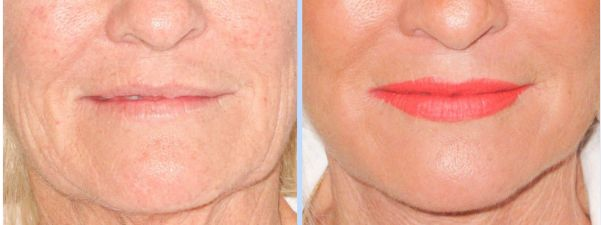
#> input picture oneplacewellness-site/data/case-marionette-1.jpg, 601 x 225 px, given in place of desktop-top.png, which was not available
$ python boards.py ../../oneplacewellness-site/data/case-marionette-1.jpg ../src/img/clouds.webp
#> lines starting #> are read from the running program, lines starting #| are printed output that depends on the picture; pictures that were not available may be replaced by others from this repository, and a replacement may not be noted
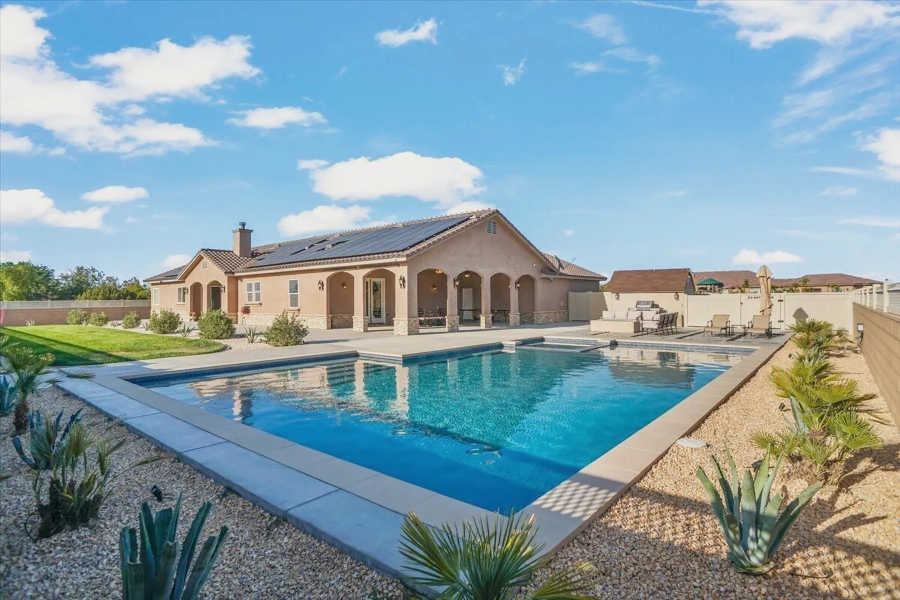
#> input picture pool-remodeling-site/src/img/clouds.webp, 1800 x 1200 px, given in place of fin-00-top.png, which was not available (shown at 1/2 size)
"""Planches avant / après pour la présentation (captures du site actuel et de la nouvelle version).

Les polices sont celles du site (Funnel Display et Funnel Sans), converties en TTF statiques pour Pillow.

    python3 tools/boards.py <dossier des captures> <dossier des TTF>
"""
import sys
from pathlib import Path

from PIL import Image, ImageDraw, ImageFont

SRC = Path(sys.argv[1])
TTF = Path(sys.argv[2])
OUT = Path(__file__).resolve().parent.parent / 'boards'
OUT.mkdir(exist_ok=True)
SAND, INK, SOFT, LIME, GREY = (244, 239, 230), (15, 29, 58), (92, 100, 118), (144, 238, 1), (170, 174, 180)


def font(name, size):
    return ImageFont.truetype(str(TTF / f'{name}.ttf'), size)


def rounded(im, r):
    mask = Image.new('L', im.size, 0)
    ImageDraw.Draw(mask).rounded_rectangle((0, 0, im.size[0] - 1, im.size[1] - 1), r, fill=255)
    out = Image.new('RGBA', im.size)
    out.paste(im, (0, 0), mask)
    return out


def panel(board, im, xy, w, label, sub, accent, crop_h=None):
    im = im.convert('RGB')
    if crop_h:
        im = im.crop((0, 0, im.width, min(im.height, round(crop_h * im.width / w))))
    h = round(im.height * w / im.width)
    shot = rounded(im.resize((w, h), Image.LANCZOS), 16)
    x, y = xy
    d = ImageDraw.Draw(board)
    d.ellipse((x, y + 7, x + 14, y + 21), fill=accent, outline=INK if accent == LIME else None, width=2)
    d.text((x + 26, y), label, font=font('FunnelSans-600', 22), fill=INK)
    d.text((x + 26, y + 32), sub, font=font('FunnelSans-400', 19), fill=SOFT)
    board.paste(shot, (x, y + 78), shot)
    return y + 78 + h


def header(d, pad, title, sub):
    d.text((pad, 62), title, font=font('FunnelDisplay-600', 48), fill=INK)
    d.text((pad, 128), sub, font=font('FunnelSans-400', 20), fill=SOFT)


def board(name, pairs, w, title, sub, crop_h=None):
#> called with name = 'avant-apres-ordinateur.jpg', w = 1100, title = 'WAVE Pool Remodeling: before / after'
    pad, gap = 80, 64
#> pad = 80; gap = 64
    hs = []
    for im, *_ in pairs:
        h = round(im.height * w / im.width)
        hs.append(min(h, crop_h) if crop_h else h)
#> this loop made 2 passes
#> h on passes 1 to 2: 412, 733
#> after the loop, hs = [412, 733]
    W = pad * 2 + w * len(pairs) + gap * (len(pairs) - 1)
#> W = 2424
    H = 200 + 78 + max(hs) + pad
#> H = 1091
    b = Image.new('RGB', (W, H), SAND)
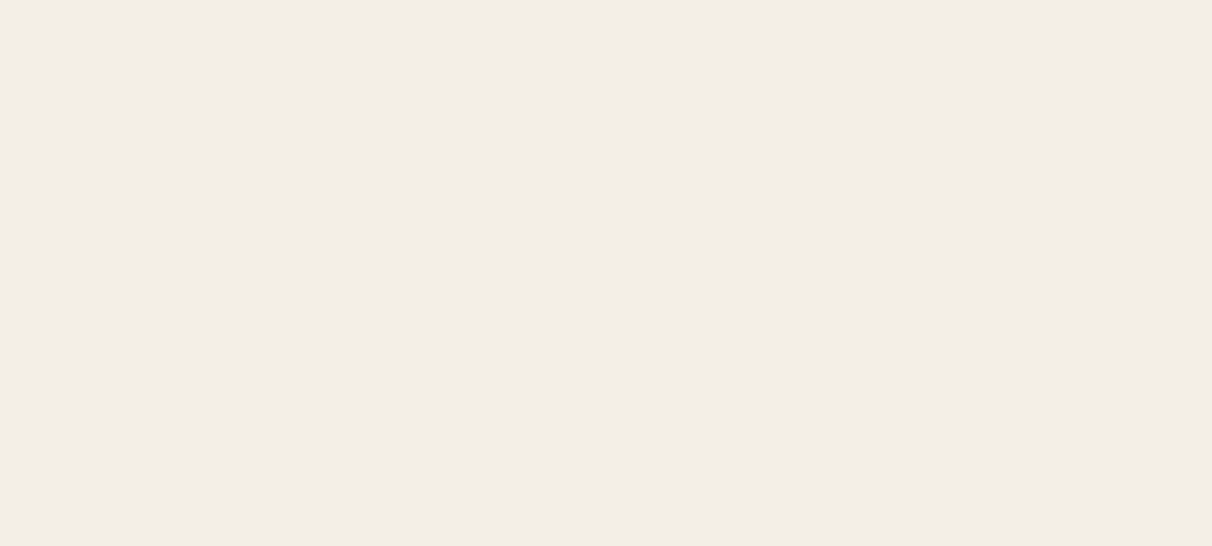
#> b: PIL image 2424x1091 RGB (shown at 1/2 size); mean R, G, B 244, 239, 230
    header(ImageDraw.Draw(b), pad, title, sub)
    for i, (im, label, s, accent) in enumerate(pairs):
        panel(b, im, (pad + i * (w + gap), 200), w, label, s, accent, crop_h)
#> this loop made 2 passes
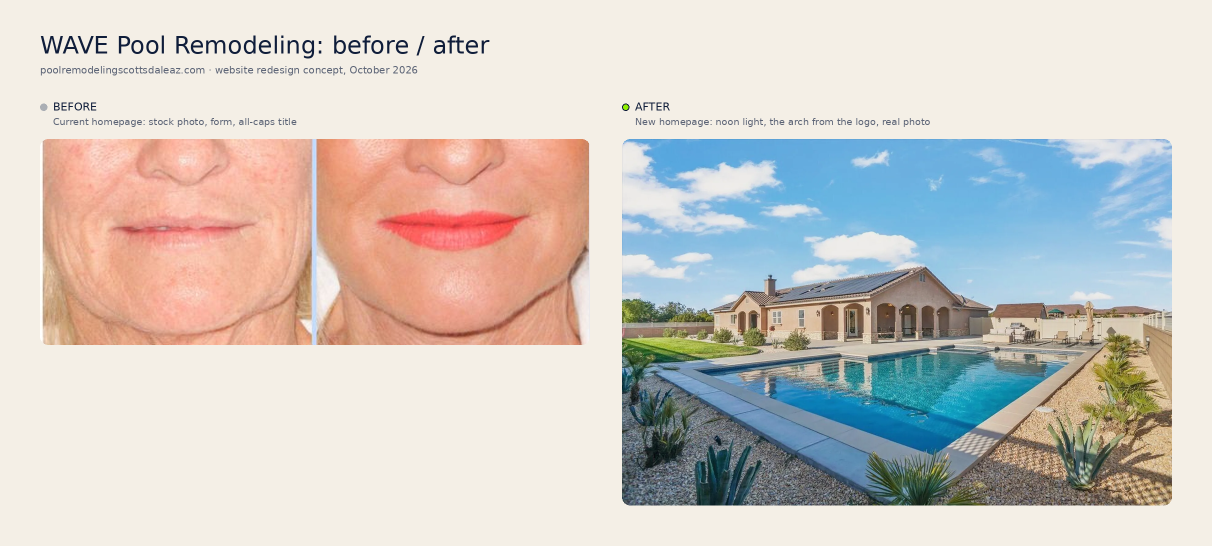
#> b: PIL image 2424x1091 RGB (shown at 1/2 size); mean R, G, B 206.3, 200.7, 195.2
    b.save(OUT / name, quality=88)
    print('✓', name, b.size)
#| ✓ avant-apres-ordinateur.jpg (2424, 1091)


#> (the run stopped early here; a loop or call above may not have finished)
